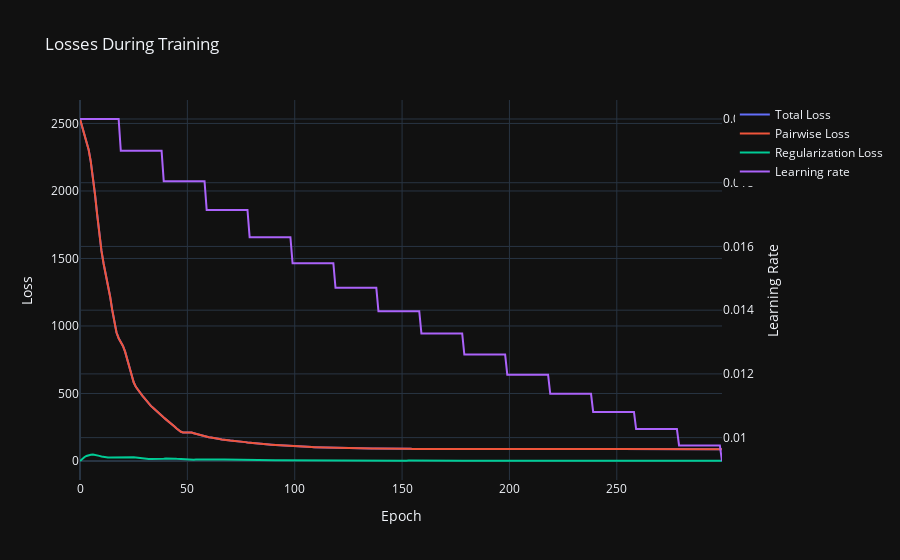

Write notebook code for a chart like this one.
### Code cell
import plotly.graph_objects as go

# Unpack the losses
total_losses, pairwise_losses, regularization_losses = zip(*losses)

# Create a figure
fig = go.Figure()

# Add traces for pairwise and regularization losses
fig.add_trace(go.Scatter(x=list(range(len(total_losses))), y=pairwise_losses, mode='lines', name='Total Loss'))
fig.add_trace(go.Scatter(x=list(range(len(pairwise_losses))), y=pairwise_losses, mode='lines', name='Pairwise Loss'))
fig.add_trace(go.Scatter(x=list(range(len(regularization_losses))), y=regularization_losses, mode='lines', name='Regularization Loss'))

# Create a secondary y-axis for the total loss
fig.update_layout(
    yaxis=dict(title='Pairwise and Regularization Loss'),
    yaxis2=dict(title='Learning Rate', overlaying='y', side='right')
)

# Add the total loss trace
fig.add_trace(go.Scatter(x=list(range(len(learning_rates))), y=learning_rates, mode='lines', name='Learning rate', yaxis='y2'))

# Update layout
fig.update_layout(title='Losses During Training', xaxis_title='Epoch', yaxis_title='Loss')
fig.update_layout(template='plotly_dark')

# Show the figure
fig.show()

### Figure 1 — Plotly figure (JSON) as saved in the notebook; plotly's stock layout.template omitted (floating-point values rounded to 4 significant figures; data arrays with more than 128 entries replaced by an {"elided": "..."} marker saying what was removed)
{"data": [{"mode": "lines", "name": "Total Loss", "type": "scatter", "x": {"elided": "300 int values"}, "y": {"elided": "300 float values"}}, {"mode": "lines", "name": "Pairwise Loss", "type": "scatter", "x": {"elided": "300 int values"}, "y": {"elided": "300 float values"}}, {"mode": "lines", "name": "Regularization Loss", "type": "scatter", "x": {"elided": "300 int values"}, "y": {"elided": "300 float values"}}, {"mode": "lines", "name": "Learning rate", "type": "scatter", "x": {"elided": "300 int values"}, "y": {"elided": "300 float values"}, "yaxis": "y2"}], "layout": {"title": {"text": "Losses During Training"}, "xaxis": {"title": {"text": "Epoch"}}, "yaxis": {"title": {"text": "Loss"}}, "yaxis2": {"overlaying": "y", "side": "right", "title": {"text": "Learning Rate"}}}}
